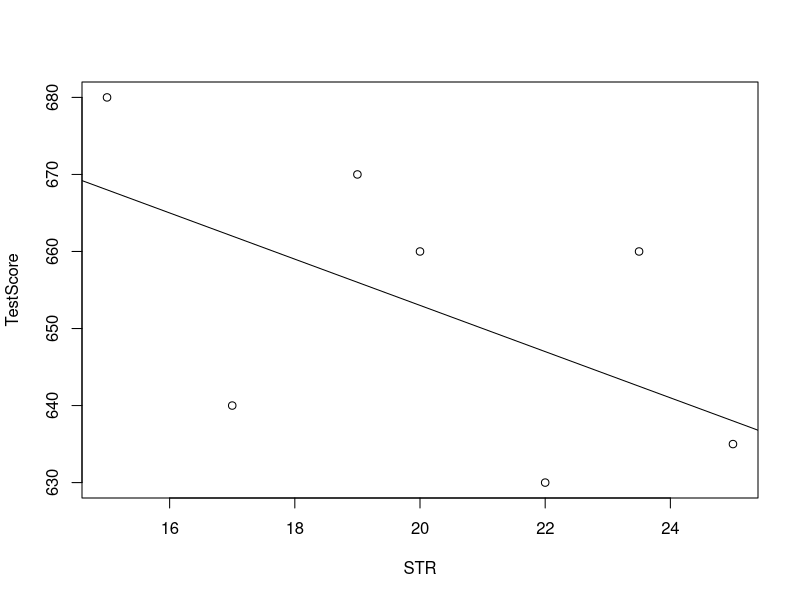
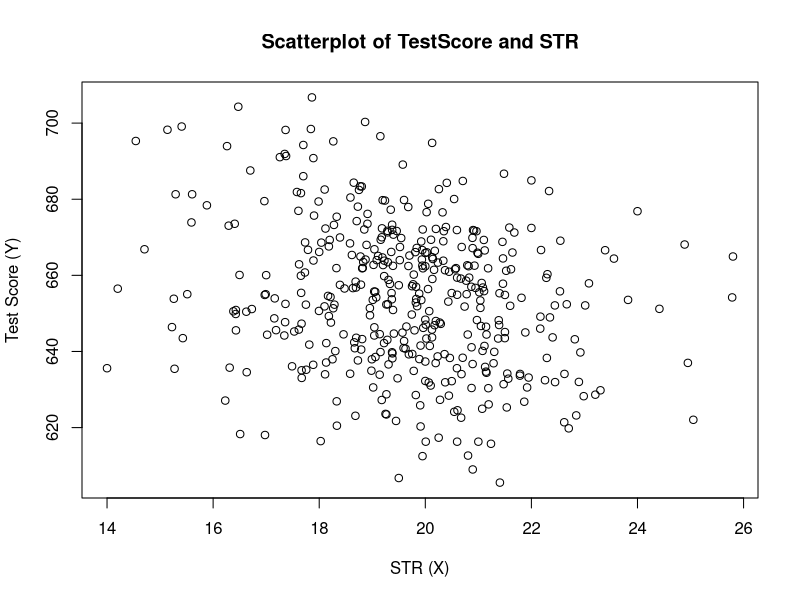
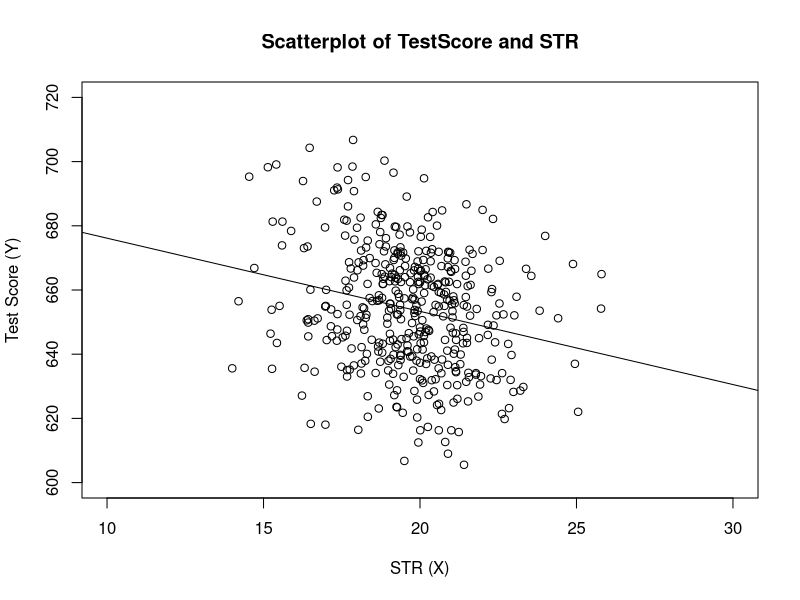

These charts were generated, in order, by the following R code:
## ---- chunk 1
#importing libraries
library(AER)
library(MASS)
## ---- chunk 2
# Create sample data
STR <- c(15, 17, 19, 20, 22, 23.5, 25)
TestScore <- c(680, 640, 670, 660, 630, 660, 635)
# Print out sample data
STR
#> [1] 15.0 17.0 19.0 20.0 22.0 23.5 25.0
TestScore
#> [1] 680 640 670 660 630 660 635
## ---- chunk 3
# create a scatterplot of the data
plot(TestScore ~ STR)
# add the systematic relationship to the plot
abline(a = 713, b = -3)
## ---- chunk 4
# load the the data set in the workspace
data(CASchools)
## ---- chunk 5
class(CASchools)
## ---- chunk 6
head(CASchools)
## ---- chunk 7
str(CASchools)
## ---- chunk 8
# compute STR and append it to CASchools
CASchools$STR <- CASchools$students/CASchools$teachers
# compute TestScore and append it to CASchools
CASchools$score <- (CASchools$read + CASchools$math)/2
## ---- chunk 9
head(CASchools)
## ---- chunk 10
# compute sample averages of STR and score
avg_STR <- mean(CASchools$STR)
avg_score <- mean(CASchools$score)
# compute sample standard deviations of STR and score
sd_STR <- sd(CASchools$STR)
sd_score <- sd(CASchools$score)
# set up a vector of percentiles and compute the quantiles
quantiles <- c(0.10, 0.25, 0.4, 0.5, 0.6, 0.75, 0.9)
quant_STR <- quantile(CASchools$STR, quantiles)
quant_score <- quantile(CASchools$score, quantiles)
# gather everything in a data.frame
DistributionSummary <- data.frame(Average = c(avg_STR, avg_score),
StandardDeviation = c(sd_STR, sd_score),
quantile = rbind(quant_STR, quant_score))
# print the summary to the console
DistributionSummary
## ---- chunk 11
plot(score ~ STR,
data = CASchools,
main = "Scatterplot of TestScore and STR",
xlab = "STR (X)",
ylab = "Test Score (Y)")
## ---- chunk 12
cor(CASchools$STR, CASchools$score)
## ---- chunk 13
attach(CASchools) # allows to use the variables contained in CASchools directly
# estimate the model and assign the result to linear_model
linear_model <- lm(score ~ STR, data = CASchools)
# print the standard output of the estimated lm object to the console
linear_model
## ---- chunk 14
# plot the data
plot(score ~ STR,
     data = CASchools,main = "Scatterplot of TestScore and STR",
     xlab = "STR (X)",
     ylab = "Test Score (Y)",
     xlim = c(10, 30),
     ylim = c(600, 720))
# add the regression line
abline(linear_model)
## ---- chunk 15
mod_summary <- summary(linear_model)
mod_summary
